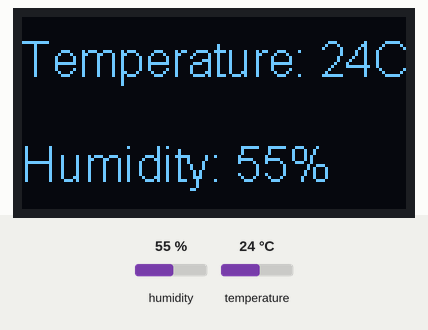
A sketch run on a simulated ESP8266 (NodeMCU). Shown: 128×64 one-colour display. The inputs (shaded band) are chosen by the test bench; at power-on: temperature 24 °C, humidity 55 %. What the sketch prints to the serial monitor is not drawn.

Above: at 2.9 s.
3.0 s: temperature set to 12 °C
At 5.0 s:
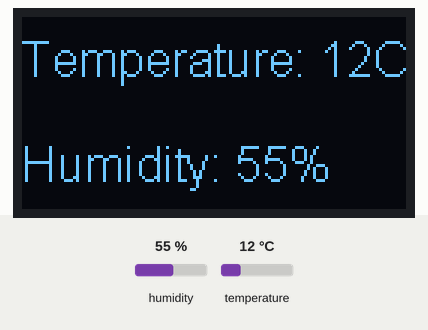
5.8 s: humidity set to 22 %
At 7.2 s:
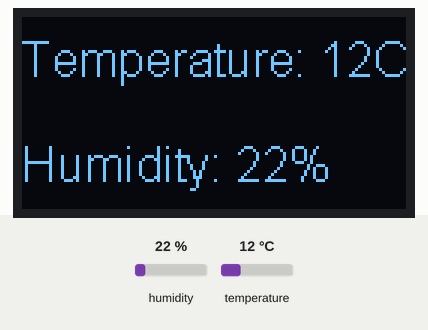
8.6 s: temperature set to 19 °C
At 11.5 s:
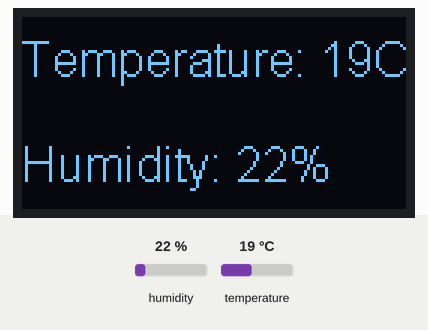
11.8 s: humidity set to 40 %
At 13.8 s:
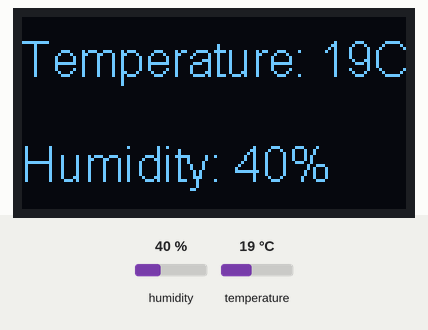
Timing chart, 0 to 15.3 s (numbered marks = the images above; inputs shaded):
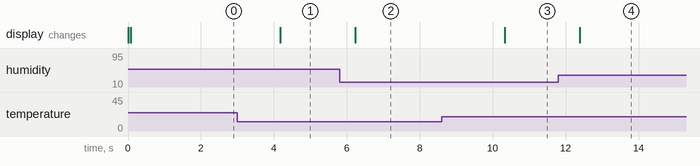

Measured:
- after the input at 3.0 s, the display: changes after 1.2 s (image 1)
- after the input at 5.8 s, the display: changes after 0.43 s (image 2)
- after the input at 8.6 s, the display: changes after 1.7 s (image 3)
- after the input at 11.8 s, the display: changes after 0.58 s (image 4)

The sketch:

esp8266_oled_weather.ino
```cpp
// Libraries
#include <ESP8266WiFi.h>
#include <Wire.h>
#include "SSD1306.h"
#include "DHT.h"

// Pins
#define SDA 4
#define SCL 5
#define I2C 0x3D

// Pin
#define DHTPIN 12

// Use DHT11
#define DHTTYPE DHT11

// Create instance
DHT dht(DHTPIN, DHTTYPE, 15);

// Create display
SSD1306 display(I2C, SDA, SCL);

void setup() {

  // Serial
  Serial.begin(115200);
  delay(10);

  // Init DHT
  dht.begin();

   // Initialize display
  display.init();
  display.flipScreenVertically();
  display.clear();
  display.display();

}

void loop() {

  // Reading temperature & humidity
  int h = dht.readHumidity();
  int t = dht.readTemperature();

  Serial.println(t);

  // Format strings for display
  String tempString = "Temperature: " + String(t) + "C" ;
  String humString = "Humidity: " + String(h) + "%" ;

  // Display on OLED
  display.clear();
  display.setFont(ArialMT_Plain_16);
  display.drawString(0, 5, tempString);
  display.drawString(0, 40, humString);
  display.display();

  // Wait 1 second
  delay(1000);

}
```
